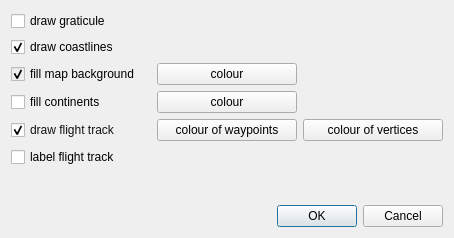
<ui version="4.0" >
 <class>MapAppearanceDialog</class>
 <widget class="QDialog" name="MapAppearanceDialog" >
  <property name="geometry" >
   <rect>
    <x>0</x>
    <y>0</y>
    <width>442</width>
    <height>238</height>
   </rect>
  </property>
  <property name="sizePolicy" >
   <sizepolicy vsizetype="Preferred" hsizetype="Preferred" >
    <horstretch>0</horstretch>
    <verstretch>0</verstretch>
   </sizepolicy>
  </property>
  <property name="windowTitle" >
   <string>Top View Map Appearance</string>
  </property>
  <layout class="QVBoxLayout" name="verticalLayout" >
   <item>
    <widget class="QCheckBox" name="cbDrawGraticule" >
     <property name="text" >
      <string>draw graticule</string>
     </property>
    </widget>
   </item>
   <item>
    <widget class="QCheckBox" name="cbDrawCoastlines" >
     <property name="text" >
      <string>draw coastlines</string>
     </property>
     <property name="checked" >
      <bool>true</bool>
     </property>
    </widget>
   </item>
   <item>
    <layout class="QHBoxLayout" name="horizontalLayout" >
     <item>
      <widget class="QCheckBox" name="cbFillWaterBodies" >
       <property name="enabled" >
        <bool>false</bool>
       </property>
       <property name="minimumSize" >
        <size>
         <width>140</width>
         <height>0</height>
        </size>
       </property>
       <property name="palette" >
        <palette>
         <active>
          <colorrole role="WindowText" >
           <brush brushstyle="SolidPattern" >
            <color alpha="255" >
             <red>20</red>
             <green>19</green>
             <blue>18</blue>
            </color>
           </brush>
          </colorrole>
          <colorrole role="Text" >
           <brush brushstyle="SolidPattern" >
            <color alpha="255" >
             <red>20</red>
             <green>19</green>
             <blue>18</blue>
            </color>
           </brush>
          </colorrole>
          <colorrole role="ButtonText" >
           <brush brushstyle="SolidPattern" >
            <color alpha="255" >
             <red>20</red>
             <green>19</green>
             <blue>18</blue>
            </color>
           </brush>
          </colorrole>
         </active>
         <inactive>
          <colorrole role="WindowText" >
           <brush brushstyle="SolidPattern" >
            <color alpha="255" >
             <red>20</red>
             <green>19</green>
             <blue>18</blue>
            </color>
           </brush>
          </colorrole>
          <colorrole role="Text" >
           <brush brushstyle="SolidPattern" >
            <color alpha="255" >
             <red>20</red>
             <green>19</green>
             <blue>18</blue>
            </color>
           </brush>
          </colorrole>
          <colorrole role="ButtonText" >
           <brush brushstyle="SolidPattern" >
            <color alpha="255" >
             <red>20</red>
             <green>19</green>
             <blue>18</blue>
            </color>
           </brush>
          </colorrole>
         </inactive>
         <disabled>
          <colorrole role="WindowText" >
           <brush brushstyle="SolidPattern" >
            <color alpha="255" >
             <red>0</red>
             <green>0</green>
             <blue>0</blue>
            </color>
           </brush>
          </colorrole>
          <colorrole role="Text" >
           <brush brushstyle="SolidPattern" >
            <color alpha="255" >
             <red>0</red>
             <green>0</green>
             <blue>0</blue>
            </color>
           </brush>
          </colorrole>
          <colorrole role="ButtonText" >
           <brush brushstyle="SolidPattern" >
            <color alpha="255" >
             <red>173</red>
             <green>173</green>
             <blue>173</blue>
            </color>
           </brush>
          </colorrole>
         </disabled>
        </palette>
       </property>
       <property name="text" >
        <string>fill map background</string>
       </property>
       <property name="checked" >
        <bool>true</bool>
       </property>
      </widget>
     </item>
     <item>
      <widget class="QPushButton" name="btWaterColour" >
       <property name="minimumSize" >
        <size>
         <width>140</width>
         <height>0</height>
        </size>
       </property>
       <property name="text" >
        <string>colour</string>
       </property>
       <property name="flat" >
        <bool>false</bool>
       </property>
      </widget>
     </item>
     <item>
      <spacer name="horizontalSpacer" >
       <property name="orientation" >
        <enum>Qt::Horizontal</enum>
       </property>
       <property name="sizeType" >
        <enum>QSizePolicy::MinimumExpanding</enum>
       </property>
       <property name="sizeHint" stdset="0" >
        <size>
         <width>40</width>
         <height>20</height>
        </size>
       </property>
      </spacer>
     </item>
    </layout>
   </item>
   <item>
    <layout class="QHBoxLayout" name="horizontalLayout_2" >
     <item>
      <widget class="QCheckBox" name="cbFillContinents" >
       <property name="sizePolicy" >
        <sizepolicy vsizetype="Fixed" hsizetype="Minimum" >
         <horstretch>0</horstretch>
         <verstretch>0</verstretch>
        </sizepolicy>
       </property>
       <property name="minimumSize" >
        <size>
         <width>140</width>
         <height>0</height>
        </size>
       </property>
       <property name="text" >
        <string>fill continents</string>
       </property>
      </widget>
     </item>
     <item>
      <widget class="QPushButton" name="btLandColour" >
       <property name="minimumSize" >
        <size>
         <width>140</width>
         <height>0</height>
        </size>
       </property>
       <property name="text" >
        <string>colour</string>
       </property>
      </widget>
     </item>
     <item>
      <spacer name="horizontalSpacer_2" >
       <property name="orientation" >
        <enum>Qt::Horizontal</enum>
       </property>
       <property name="sizeType" >
        <enum>QSizePolicy::MinimumExpanding</enum>
       </property>
       <property name="sizeHint" stdset="0" >
        <size>
         <width>40</width>
         <height>20</height>
        </size>
       </property>
      </spacer>
     </item>
    </layout>
   </item>
   <item>
    <layout class="QHBoxLayout" name="horizontalLayout_3" >
     <item>
      <widget class="QCheckBox" name="cbDrawFlightTrack" >
       <property name="enabled" >
        <bool>true</bool>
       </property>
       <property name="sizePolicy" >
        <sizepolicy vsizetype="Fixed" hsizetype="Minimum" >
         <horstretch>0</horstretch>
         <verstretch>0</verstretch>
        </sizepolicy>
       </property>
       <property name="minimumSize" >
        <size>
         <width>140</width>
         <height>0</height>
        </size>
       </property>
       <property name="palette" >
        <palette>
         <active>
          <colorrole role="WindowText" >
           <brush brushstyle="SolidPattern" >
            <color alpha="255" >
             <red>20</red>
             <green>19</green>
             <blue>18</blue>
            </color>
           </brush>
          </colorrole>
          <colorrole role="ButtonText" >
           <brush brushstyle="SolidPattern" >
            <color alpha="255" >
             <red>20</red>
             <green>19</green>
             <blue>18</blue>
            </color>
           </brush>
          </colorrole>
         </active>
         <inactive>
          <colorrole role="WindowText" >
           <brush brushstyle="SolidPattern" >
            <color alpha="255" >
             <red>20</red>
             <green>19</green>
             <blue>18</blue>
            </color>
           </brush>
          </colorrole>
          <colorrole role="ButtonText" >
           <brush brushstyle="SolidPattern" >
            <color alpha="255" >
             <red>20</red>
             <green>19</green>
             <blue>18</blue>
            </color>
           </brush>
          </colorrole>
         </inactive>
         <disabled>
          <colorrole role="WindowText" >
           <brush brushstyle="SolidPattern" >
            <color alpha="255" >
             <red>0</red>
             <green>0</green>
             <blue>0</blue>
            </color>
           </brush>
          </colorrole>
          <colorrole role="ButtonText" >
           <brush brushstyle="SolidPattern" >
            <color alpha="255" >
             <red>173</red>
             <green>173</green>
             <blue>173</blue>
            </color>
           </brush>
          </colorrole>
         </disabled>
        </palette>
       </property>
       <property name="text" >
        <string>draw flight track</string>
       </property>
       <property name="checked" >
        <bool>true</bool>
       </property>
      </widget>
     </item>
     <item>
      <widget class="QPushButton" name="btWaypointsColour" >
       <property name="minimumSize" >
        <size>
         <width>140</width>
         <height>0</height>
        </size>
       </property>
       <property name="text" >
        <string>colour of waypoints</string>
       </property>
      </widget>
     </item>
     <item>
      <widget class="QPushButton" name="btVerticesColour" >
       <property name="minimumSize" >
        <size>
         <width>140</width>
         <height>0</height>
        </size>
       </property>
       <property name="text" >
        <string>colour of vertices</string>
       </property>
      </widget>
     </item>
     <item>
      <spacer name="horizontalSpacer_3" >
       <property name="orientation" >
        <enum>Qt::Horizontal</enum>
       </property>
       <property name="sizeHint" stdset="0" >
        <size>
         <width>40</width>
         <height>20</height>
        </size>
       </property>
      </spacer>
     </item>
    </layout>
   </item>
   <item>
    <layout class="QHBoxLayout" name="horizontalLayout_4" >
     <item>
      <widget class="QCheckBox" name="cbLabelFlightTrack" >
       <property name="text" >
        <string>label flight track</string>
       </property>
      </widget>
     </item>
    </layout>
   </item>
   <item>
    <spacer name="verticalSpacer" >
     <property name="orientation" >
      <enum>Qt::Vertical</enum>
     </property>
     <property name="sizeHint" stdset="0" >
      <size>
       <width>20</width>
       <height>40</height>
      </size>
     </property>
    </spacer>
   </item>
   <item>
    <widget class="QDialogButtonBox" name="buttonBox" >
     <property name="orientation" >
      <enum>Qt::Horizontal</enum>
     </property>
     <property name="standardButtons" >
      <set>QDialogButtonBox::Cancel|QDialogButtonBox::Ok</set>
     </property>
    </widget>
   </item>
  </layout>
 </widget>
 <resources/>
 <connections>
  <connection>
   <sender>buttonBox</sender>
   <signal>accepted()</signal>
   <receiver>MapAppearanceDialog</receiver>
   <slot>accept()</slot>
   <hints>
    <hint type="sourcelabel" >
     <x>248</x>
     <y>254</y>
    </hint>
    <hint type="destinationlabel" >
     <x>157</x>
     <y>274</y>
    </hint>
   </hints>
  </connection>
  <connection>
   <sender>buttonBox</sender>
   <signal>rejected()</signal>
   <receiver>MapAppearanceDialog</receiver>
   <slot>reject()</slot>
   <hints>
    <hint type="sourcelabel" >
     <x>316</x>
     <y>260</y>
    </hint>
    <hint type="destinationlabel" >
     <x>286</x>
     <y>274</y>
    </hint>
   </hints>
  </connection>
 </connections>
</ui>
